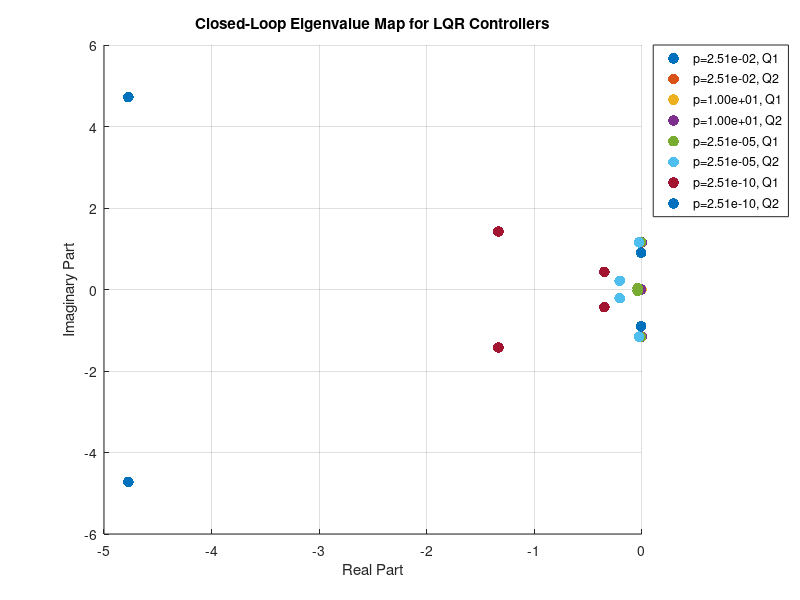
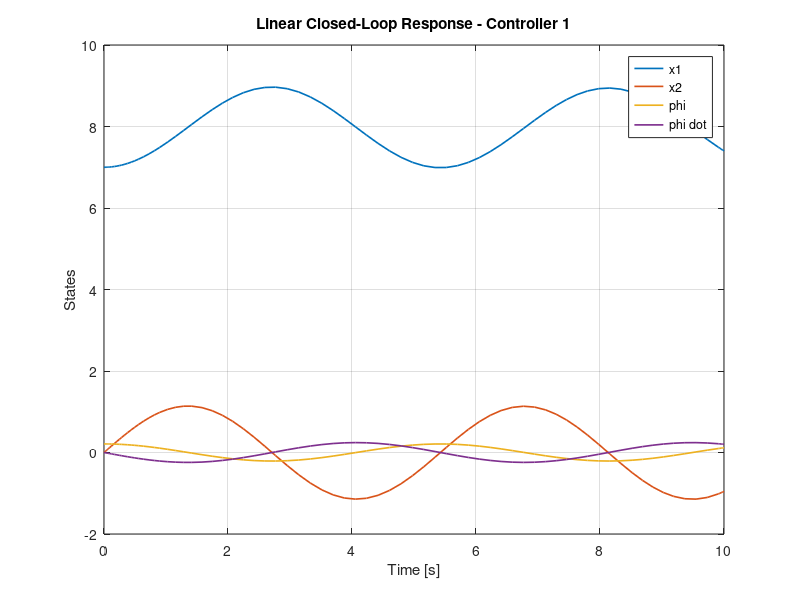
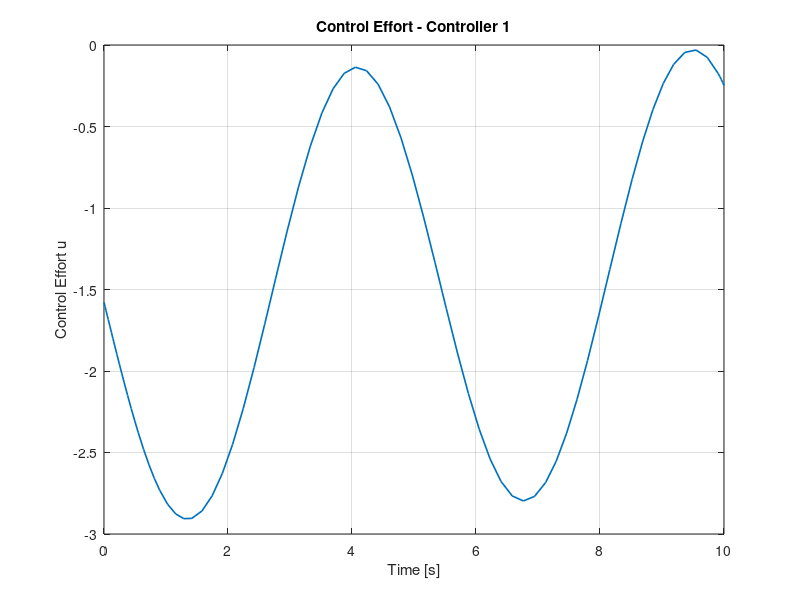
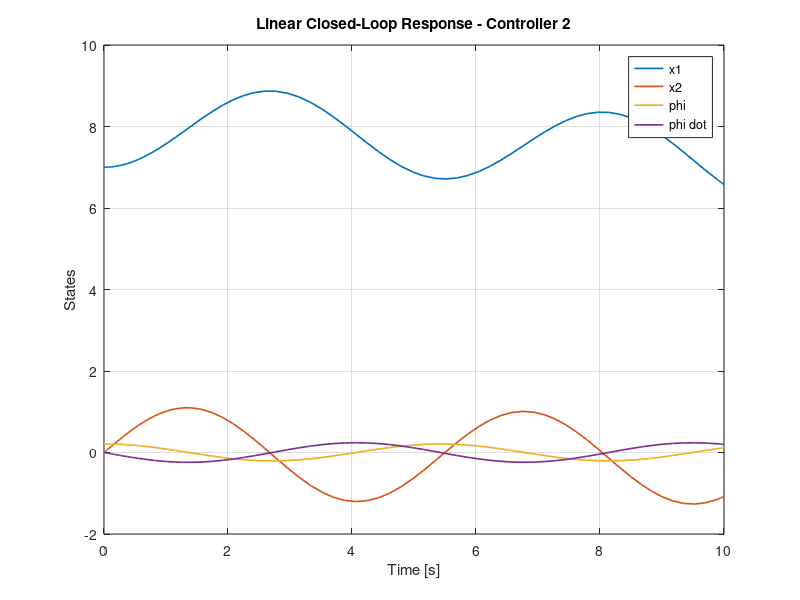

These figures' MATLAB source, in order: (Note: this script raises an error after producing the figures.)
%% 06_lqr_controller_analysis.m
% LQR optimal controller design and linear/nonlinear response analysis

clear; clc; close all;

% Parameters
U = 4;
M = 100 * (5 + 9);
m = 100 * (1 + 8);
L = 5 + 7;
g = 9.8;

b2 = 1 / M;
b3 = -g * (M + m) / (L * M);
b4 = -1 / (L * M);

A = [0 1 0 0;
     0 0 m*g/M 0;
     0 0 0 1;
     0 0 b3 0];
B = [0; b2; 0; b4];

Q1 = diag([0.001 0.001 1 0.001]);
Q2 = diag([1 0.001 0.001 0.001]);
Q_set = {Q1, Q2};
p_values = [10^(-2 + U/10), 10, 10^(-5 + U/10), 10^(-10 + U/10)];

optimal_controllers = {};
closed_loop_eigenvalues = {};
labels = {};

for p_idx = 1:length(p_values)
    p = p_values(p_idx);
    for q_idx = 1:length(Q_set)
        Q = Q_set{q_idx};
        R = p;
        [K, ~, E] = lqr(A, B, Q, R);
        optimal_controllers{end+1} = K; %#ok<SAGROW>
        closed_loop_eigenvalues{end+1} = E; %#ok<SAGROW>
        labels{end+1} = sprintf('p=%.2e, Q%d', p, q_idx); %#ok<SAGROW>

        fprintf('\n%s\n', labels{end});
        disp('Optimal Gain K:'); disp(K);
        disp('Closed-Loop Eigenvalues:'); disp(E);
    end
end

% Root locus-like eigenvalue scatter
figure; hold on;
for i = 1:length(closed_loop_eigenvalues)
    eig_vals = closed_loop_eigenvalues{i};
    scatter(real(eig_vals), imag(eig_vals), 60, 'filled');
end
xlabel('Real Part');
ylabel('Imaginary Part');
title('Closed-Loop Eigenvalue Map for LQR Controllers');
legend(labels, 'Location', 'bestoutside');
grid on;

% Linear response
x0_linear = [(6 + 1); 0; 0.035 * (1 + 5); 0];

for i = 1:length(optimal_controllers)
    K = optimal_controllers{i};
    A_cl = A - B * K;
    [t, x] = ode45(@(t, x) A_cl * x, [0 10], x0_linear);

    figure;
    plot(t, x, 'LineWidth', 1.2);
    xlabel('Time [s]'); ylabel('States');
    title(sprintf('Linear Closed-Loop Response - Controller %d', i));
    legend('x1','x2','phi','phi dot'); grid on;

    u = -K * x';
    figure;
    plot(t, u, 'LineWidth', 1.2);
    xlabel('Time [s]'); ylabel('Control Effort u');
    title(sprintf('Control Effort - Controller %d', i)); grid on;
end

% Nonlinear response
x0_nonlinear = [(6 + 1) * m; 0; 0.035 * (1 + 5); 0];

for i = 1:length(optimal_controllers)
    K = optimal_controllers{i};
    nonlinear_model = @(t, x) bridge_crane_nonlinear(t, x, K, M, m, L, g);
    [t, x] = ode45(nonlinear_model, [0 10], x0_nonlinear);

    figure;
    plot(t, x, 'LineWidth', 1.2);
    xlabel('Time [s]'); ylabel('States');
    title(sprintf('Nonlinear Closed-Loop Response - Controller %d', i));
    legend('x1','x2','phi','phi dot'); grid on;

    u = arrayfun(@(idx) -K * x(idx,:)', 1:length(t))';
    figure;
    plot(t, u, 'LineWidth', 1.2);
    xlabel('Time [s]'); ylabel('Control Effort u');
    title(sprintf('Nonlinear Control Effort - Controller %d', i)); grid on;
end

function dxdt = bridge_crane_nonlinear(~, x, K, M, m, L, g)
    u = -K * x;
    x1_ddot = (u + m * L * (x(4)^2 * sin(x(3)) - g * cos(x(3)))) / (M + m);
    phi_ddot = -(x1_ddot * cos(x(3)) + g * sin(x(3))) / L;
    dxdt = [x(2); x1_ddot; x(4); phi_ddot];
end
